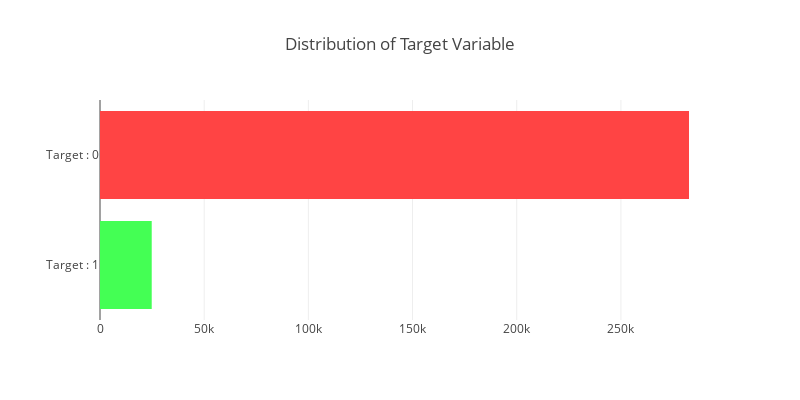

Notebook cell for this chart:
### Markdown cell above
> There is the information about a total of 307,511 loans and a total of 122 columns. 

## 2.2 Distribution of Target Variable

### Code cell
# Target Variable Distribution 
bar_hor(app_train, "TARGET", "Distribution of Target Variable" , ["#44ff54", '#ff4444'], h=400, w=800, lm=100, xlb = ['Target : 1','Target : 0'])

### Figure 1 — Plotly figure (JSON) as saved in the notebook; plotly's stock layout.template omitted (floating-point values rounded to 4 significant figures)
{"data": [{"marker": {"color": ["#44ff54", "#ff4444"]}, "orientation": "h", "type": "bar", "x": [24825, 282686], "y": ["Target : 1", "Target : 0"]}], "layout": {"height": 400, "margin": {"l": 100}, "title": "Distribution of Target Variable", "width": 800}}
